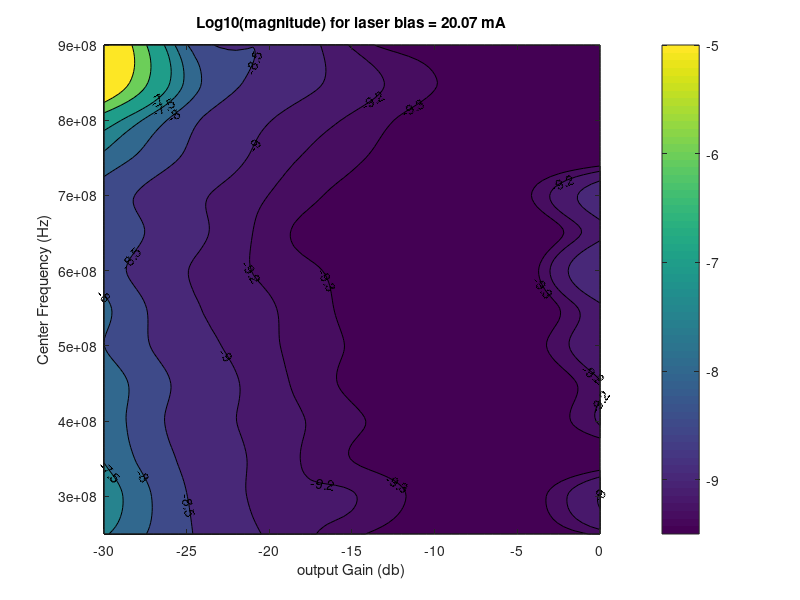
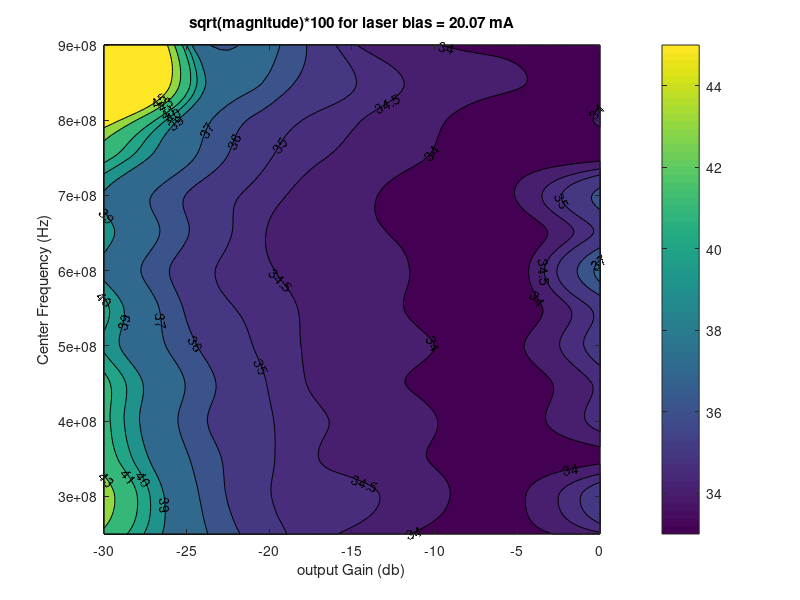

MATLAB code to generate these figures, in order:
%courant bias%
courant_bias = 20.07; %(mA)%

minGain = -30; %minimum transmited power gain (in db)
maxGain =  0; %maximum transmited power gain (in db)
padGain = 5;   %measure pad for gains
numMeasurmentsGain = (abs(minGain) - abs(maxGain))/padGain;

minCarrierFrequency =  2.5e8; %minimum center frequency supported by adalm pluto (in hz)
maxCarrierFrequency =  9e8; %maximum centr frequency supported by the laser (in hz)
padCarrierFrequency =  50000e3; %pad of 10 khZ
numMeasurementsFreq = (maxCarrierFrequency-minCarrierFrequency)/padCarrierFrequency;
AverageError_function_Gain_CarrierFrequency = zeros(numMeasurementsFreq,numMeasurmentsGain);
Ber_function_Gain_CarrierFrequency = zeros(numMeasurementsFreq,numMeasurmentsGain);

x = minGain : padGain : maxGain;
y = minCarrierFrequency : padCarrierFrequency : maxCarrierFrequency;

% 0.7071 - 0.7071i
data_EVR_qpsk = [0.180815986875508,0.143168475969756,0.124679053518621,0.118232019013970,0.114916043955373,0.114459252954741,0.118286217684172;
    0.194015720101915,0.141528045051375,0.122721864384618,0.120444044163894,0.116177058119325,0.115037156270097,0.126332573768313;
    0.176416965669298,0.137781596863556,0.123121039844939,0.117411462183781,0.115452471970026,0.113996402524346,0.114738692261899;
    0.171995217334774,0.134255059496050,0.122907322125870,0.118032643825894,0.115678041921059,0.114263101633500,0.120711841356308;
    0.171631821721937,0.136416297581255,0.122174570539206,0.116877534844467,0.115165992743074,0.113923444528127,0.119937383979997;
    0.158629993605733,0.131725311196995,0.121060694310456,0.117250476670167,0.115598837448660,0.115166781306397,0.125381570946877;
    0.163135914020711,0.128647437572709,0.120717118237854,0.116848221118805,0.115041077936026,0.113631796523847,0.124325345696256;
    0.149503861182988,0.126165188148031,0.119299700044450,0.116837975411991,0.115131310675211,0.113725570287761,0.139926947817732;
    0.156457702064162,0.130114540785980,0.118736914545250,0.116208430072934,0.114934618215186,0.113125872932836,0.123799651904508;
    0.151016488246326,0.129305233482827,0.120126947085951,0.116541197788785,0.114208950895782,0.115848352488561,0.131910372560842;
    0.172338373513314,0.139126999478983,0.122788115538125,0.118066102655610,0.115401302411536,0.114167349354909,0.114690402783433;
    0.222282984084532,0.146950601931327,0.126234490607302,0.119585809266036,0.115999894732414,0.113941849837816,0.115919322365964;
    0.463899986035227,0.173373546720361,0.135301004723066,0.122962031734888,0.117598344473932,0.115773531131192,0.114461665941270;
    0.536637924330116,0.159560079607009,0.139626957316541,0.119643276852579,0.115738085022843,0.114643192917204,0.113146202953384];

data_ber_qpsk = [0,0,0,0,0,0,0;
    0,0,0,0,0,0,0;
    0,0,0,0,0,0,0;
    0,0,0,0,0,0,0;
    0,0,0,0,0,0,0;
    0,0,0,0,0,0,0;
    0,0,0,0,0,0,0;
    0,0,0,0,0,0,0;
    0,0,0,0,0,0,0;
    0,0,0,0,0,0,0;
    0,0,0,0,0,0,0;
    0.00115384620000000,8.24176000000000e-05,0,0,0,0,0;
    0.00958791210000000,0,0,0,0,0,0;
    0.00791208790000000,0,0,0,0,0,0];


figure (1)
z1 = 10*log10(data_EVR_qpsk);
%z1(isinf(-z1)) = -5.1;
[Xq,Yq] = ndgrid(minGain:(padGain/10):maxGain,...
    minCarrierFrequency:(padCarrierFrequency/10):maxCarrierFrequency);
% Vq = F(Xq,Yq);
Vq = interp2(x,y,z1,Xq,Yq,'cubic');
contourf(Xq,Yq,Vq,[-11 -9.5 -9.3 -9.2 -9 -8.5 -8 -7.5 -7 -6 -5 0 ],'ShowText','on');
colorbar 
title('Log10(magnitude) for laser bias = 20.07 mA');
xlabel('output Gain (db)');
ylabel('Center Frequency (Hz)');

figure (2)
z2 = sqrt(data_EVR_qpsk)*100;
%z1(isinf(-z1)) = -5.1;
[Xq,Yq] = ndgrid(minGain:(padGain/10):maxGain,...
    minCarrierFrequency:(padCarrierFrequency/10):maxCarrierFrequency);
% Vq = F(Xq,Yq);
Vq = interp2(x,y,z2,Xq,Yq,'cubic');
contourf(Xq,Yq,Vq,[45 43 41 40 39 37 36 35 34.5 34 33 32 31 30],'ShowText','on');
colorbar 
title('sqrt(magnitude)*100 for laser bias = 20.07 mA');
xlabel('output Gain (db)');
ylabel('Center Frequency (Hz)');
